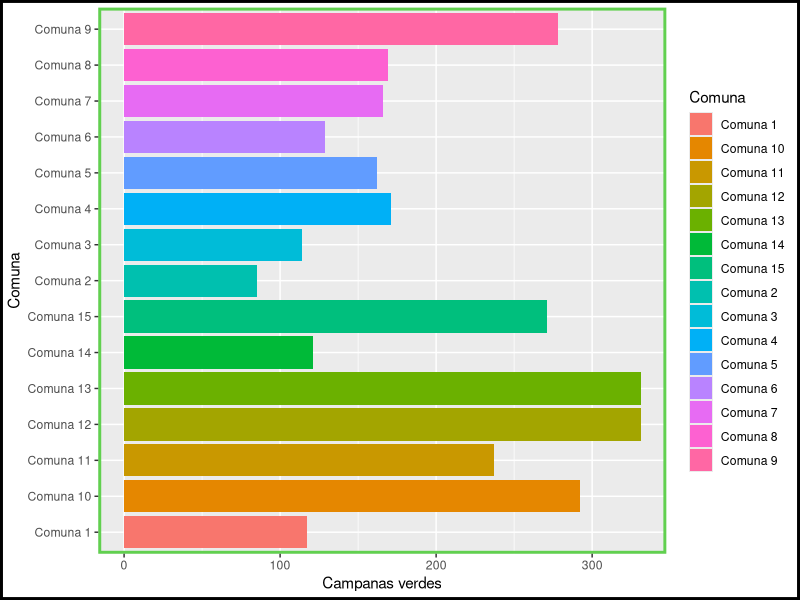
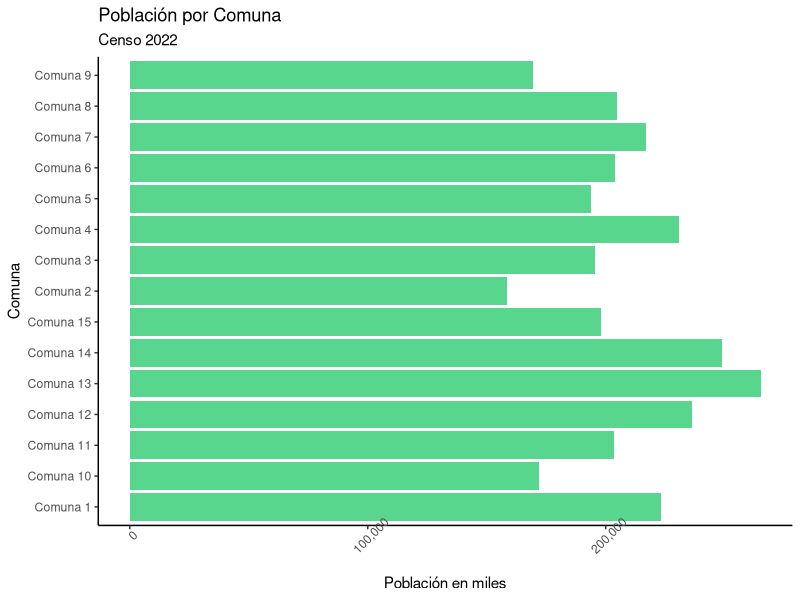
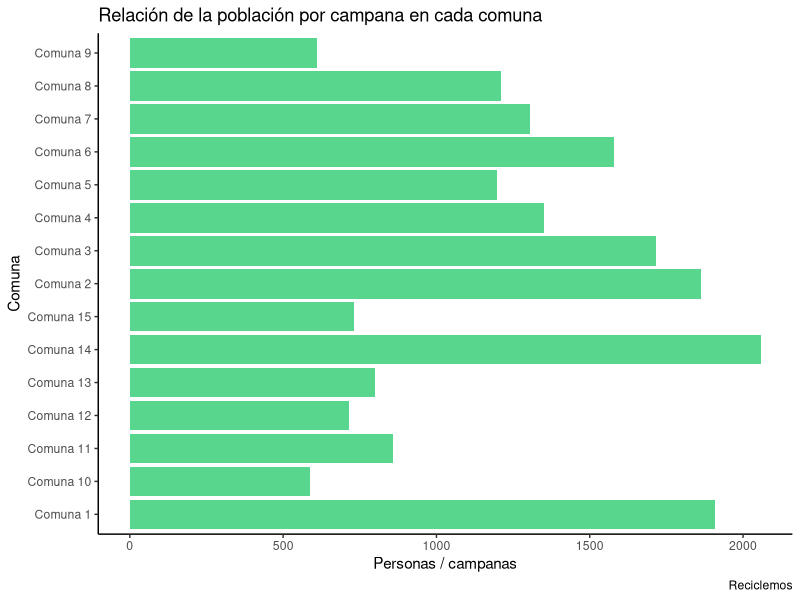

Write the R code that produced these figures, in order.
## ---- chunk 1
setwd("C:/Users/gabar/OneDrive/Documentos/R ejercicios/Camverdes")
## ---- chunk 2
#install.packages("tidiverse") #como ya está instalada se deja como comentario.
library(tidyverse)
## ---- chunk 3
campanas <- read.csv("camverdes.csv",header = T, sep = ",")

## ---- chunk 4
names(campanas)
## ---- chunk 5
campanas <- select(campanas, barrio, Comuna)
## ---- chunk 6
head(campanas, n=3)
## ---- chunk 7
por_comuna <- campanas %>%
  group_by(Comuna) %>% 
  summarise(Cant_por_comuna = n()) %>% 
  arrange(Cant_por_comuna)
por_comuna
## ---- chunk 8
por_barrio <- campanas |> 
  group_by(barrio) |> 
  summarise(Cant_por_barrio = n()) |> 
  arrange(desc(Cant_por_barrio))
head(por_barrio, n=3)
## ---- chunk 9
tail(por_barrio, n=3)

## ---- chunk 10
round(mean(por_barrio$Cant_por_barrio))
## ---- chunk 11
ggplot(campanas)+
  geom_bar(mapping = aes(x= Comuna, fill = Comuna))+
  ylab("Campanas verdes")+
  
  theme(panel.border = element_rect(fill = "transparent", # Necesario para agregar el borde
                                    color = 3,            # Color del borde
                                    size = 2))+           # Ancho del borde
  theme(plot.background = element_rect(color = "black", # Color del borde
                                       size = 2))+       # Ancho del borde
  coord_flip() #para cambiar los ejes 

## ---- chunk 12
campanas %>%
  group_by(Comuna) %>%
  add_count(barrio) %>%
   summarise(Mayor_cant_barrio = barrio[which.max(n)],
            Mayor_cant = max(n),
            Menor_cant_barrio = barrio[which.min(n)],
            Menor_cant = min(n))
## ---- chunk 13
censo <- read.csv("censocaba2022.csv", header = T, sep = ",")

## ---- chunk 14
str(censo) #
head(censo, n=3)
## ---- chunk 15
censo <- mutate(censo, viviparti = Total.de.viviendas.particulares)
censo <- mutate(censo, vivicole = Total.de.viviendas.colectivas)
censo <- mutate(censo, poblacion = Total.de.población)
#View(censo)
## ---- chunk 16
censo <- mutate(censo, vivienda = viviparti + vivicole)
## ---- chunk 17
censo <- select(censo, Comuna, vivienda, poblacion)

## ---- chunk 18
comunaycenso <- por_comuna %>% 
  left_join(censo, by = "Comuna")
comunaycenso
## ---- chunk 19
ggplot(comunaycenso, mapping = aes(x = Comuna, y = poblacion)) +
  geom_col(fill= "#58D68D") + #color hex
  coord_flip() + #rota los ejes x e y
  theme_classic() + #deja el fondo del grafico en blanco
  scale_y_continuous(labels = scales::comma) + #muestra los números en miles
  theme(axis.text.x = element_text(angle = 45))+ #inclina el nombre en el eje x
  labs(title = "Población por Comuna",
       subtitle = "Censo 2022")+
       ylab("Población en miles")
## ---- chunk 20
comunaycenso <- comunaycenso |>
  mutate(viv_cant = round(vivienda/Cant_por_comuna)) |> 
  arrange(viv_cant)

head(comunaycenso, n=3)
## ---- chunk 21
comunaycenso <- comunaycenso |>
  mutate(pob_cant = round(poblacion/Cant_por_comuna)) |> 
  arrange(pob_cant)

head(comunaycenso, n=3)
## ---- chunk 22
tail(comunaycenso, n=3)

## ---- chunk 23
ggplot(data = comunaycenso, mapping = aes(x = Comuna, y = pob_cant))+
  geom_col(fill="#58D68D")+
    coord_flip()+
  labs(title = "Relación de la población por campana en cada comuna", 
       caption = "Reciclemos",
       x="Comuna",
       y="Personas / campanas")+
  theme_classic()
